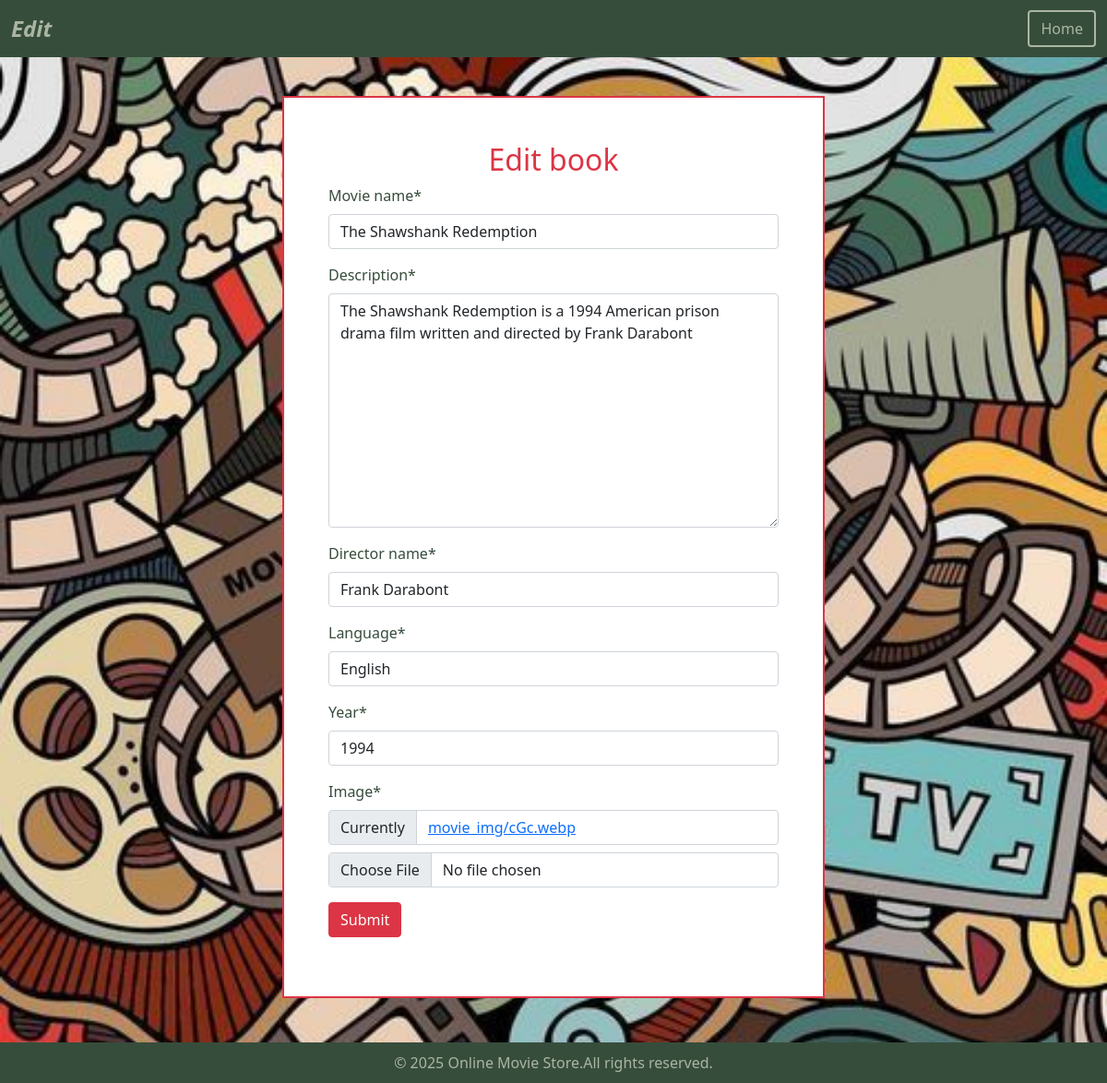
Screenshot of /edit/5 with the database file from the repository.
### app1/models.py (models this page shows)
class Movie(models.Model):         #parent class model class in build
    movie_name=models.CharField(max_length=30)
    description=models.TextField()
    director_name=models.CharField()
    language=models.CharField()
    year=models.IntegerField()
    image = models.ImageField(upload_to='movie_img')

### app1/views.py (the view)
# urls.py: path('edit/<int:i>',views.edit,name='edit'),
def edit(request,i):
    m = Movie.objects.get(id=i)
    if (request.method == 'POST'):
        form_instance = Movie_form(request.POST, request.FILES,instance=m)
        if form_instance.is_valid():
            form_instance.save()
        return redirect('home')
    form_instance=Movie_form(instance=m)
    return render(request,'edit.html',{'form':form_instance})

### app1/forms.py
class Movie_form(forms.ModelForm):
    class Meta:
        model = Movie
        fields = '__all__'

### templates/edit.html (shortened to what this page needs)
{% extends 'base.html' %}
{% load crispy_forms_tags %}
{% block navtitle %}Edit {% endblock %}
{% block button %} <a href="{% url 'home' %}" class="btn custom-outline" style="color: #AAB6A2;">Home</a>{% endblock %}
{% block content %}
<div class="container w-50 bg-white border border-2 border-danger mt-5 px-5 pb-5 pt-5 mb-5">
    <form method="POST" enctype="multipart/form-data">
        <h2 class="text-center text-danger">Edit book</h2>
        {{form|crispy}}
        <div class="mb-3">
        <input type="submit" class="btn btn-danger">
        </div>
    </form>
</div>
{% endblock %}

### rows the page displays
Movie: movie_name "The Shawshank Redemption", description "The Shawshank Redemption is a 1994 American prison drama film written and directed by Frank Darabont", director_name "Frank Darabont", language "English", year "1994"
